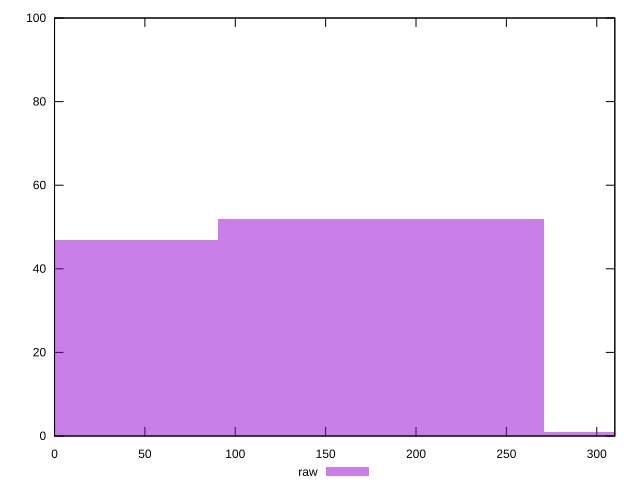

This figure's gnuplot source:
reset

$raw <<EOF
361.1796208369871 1
180.58981041849356 52
0 47
EOF

set key outside below
set boxwidth 180.58981041849356
set xrange [0:310]
set yrange [0:100]
set trange [0:100]
set style fill transparent solid 0.5 noborder
set terminal svg size 640, 490 enhanced background rgb 'white'
set output "report_00017_2021-02-10T15-08-03.406Z/unused-css-rules/samples/pages+cached/raw/histogram.svg"

plot $raw title "raw" with boxes

reset
